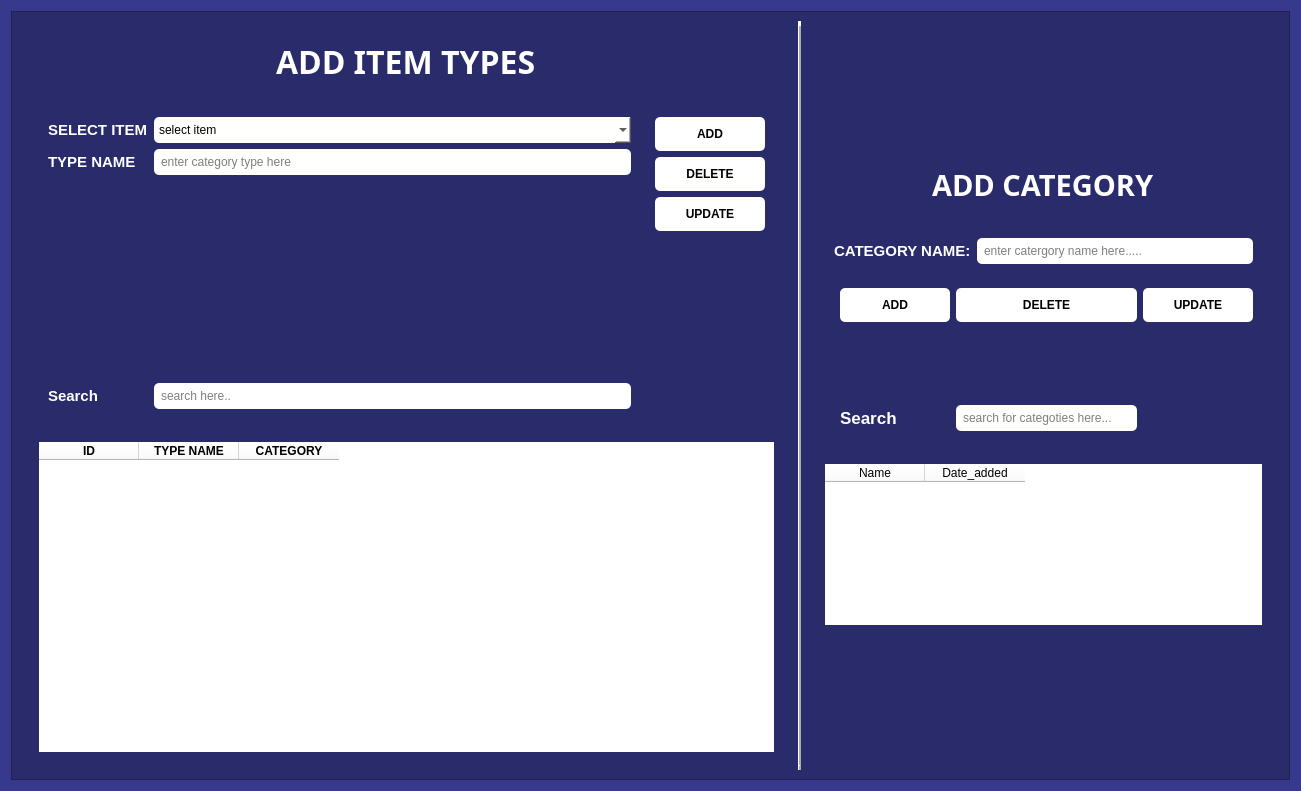
<?xml version="1.0" encoding="UTF-8"?>
<ui version="4.0">
 <class>Form</class>
 <widget class="QWidget" name="Form">
  <property name="geometry">
   <rect>
    <x>0</x>
    <y>0</y>
    <width>1301</width>
    <height>791</height>
   </rect>
  </property>
  <property name="windowTitle">
   <string>Form</string>
  </property>
  <property name="styleSheet">
   <string notr="true">/*background-color: rgb(88, 162, 157);*/
/*background-color: rgb(1, 142, 210);*/
background-color: rgba(44, 47, 134, 200);
color: rgb(255, 255, 255);</string>
  </property>
  <layout class="QHBoxLayout" name="horizontalLayout_4">
   <item>
    <widget class="QFrame" name="frame">
     <property name="styleSheet">
      <string notr="true">background-color: rgba(0, 0, 0, 60);</string>
     </property>
     <property name="frameShape">
      <enum>QFrame::StyledPanel</enum>
     </property>
     <property name="frameShadow">
      <enum>QFrame::Raised</enum>
     </property>
     <layout class="QHBoxLayout" name="horizontalLayout_5">
      <item>
       <widget class="QWidget" name="item_type" native="true">
        <property name="styleSheet">
         <string notr="true">background-color: none;
border: none</string>
        </property>
        <layout class="QVBoxLayout" name="verticalLayout_6">
         <item>
          <widget class="QFrame" name="frame_2">
           <property name="styleSheet">
            <string notr="true">background-color: none;
border: none;</string>
           </property>
           <property name="frameShape">
            <enum>QFrame::StyledPanel</enum>
           </property>
           <property name="frameShadow">
            <enum>QFrame::Raised</enum>
           </property>
           <layout class="QVBoxLayout" name="verticalLayout">
            <item alignment="Qt::AlignHCenter">
             <widget class="QLabel" name="label">
              <property name="maximumSize">
               <size>
                <width>16777215</width>
                <height>16777215</height>
               </size>
              </property>
              <property name="font">
               <font>
                <family>Quincy</family>
                <pointsize>24</pointsize>
                <bold>true</bold>
               </font>
              </property>
              <property name="text">
               <string>ADD ITEM TYPES</string>
              </property>
             </widget>
            </item>
           </layout>
          </widget>
         </item>
         <item>
          <widget class="QFrame" name="frame_3">
           <property name="styleSheet">
            <string notr="true">QComboBox{
	background-color: rgb(255, 255, 255);
	border-radius: 5px;
	padding: 5px;
	color: rgb(0, 0, 0);
}

QLineEdit{
	background-color: rgb(255, 255, 255);
	border-radius: 5px;
	padding: 5px;
	color: rgb(0, 0, 0);
}

QPushButton{
	background-color: rgb(255, 255, 255);
	border-radius: 5px;
	padding: 10px;
	color: rgb(0, 0, 0);
	width: 90px;
	font-weight: 900;
}

#frame_3{
background-color: none;
border: none;
}</string>
           </property>
           <property name="frameShape">
            <enum>QFrame::StyledPanel</enum>
           </property>
           <property name="frameShadow">
            <enum>QFrame::Raised</enum>
           </property>
           <layout class="QHBoxLayout" name="horizontalLayout_3">
            <item>
             <widget class="QFrame" name="frame_4">
              <property name="styleSheet">
               <string notr="true">background-color: none;
border: none;</string>
              </property>
              <property name="frameShape">
               <enum>QFrame::StyledPanel</enum>
              </property>
              <property name="frameShadow">
               <enum>QFrame::Raised</enum>
              </property>
              <layout class="QGridLayout" name="gridLayout_3">
               <item row="0" column="0">
                <layout class="QGridLayout" name="gridLayout_2">
                 <item row="0" column="1">
                  <widget class="QComboBox" name="select_category">
                   <property name="styleSheet">
                    <string notr="true">QComboBox{
	background-color: rgb(255, 255, 255);
	border-radius: 5px;
	padding: 5px;
	color: rgb(0, 0, 0);
	font: 11pt &quot;Manrope&quot;;
}

QComboBox::hover{
	background-color: rgb(255, 255, 255);
}

</string>
                   </property>
                   <property name="placeholderText">
                    <string>select item</string>
                   </property>
                  </widget>
                 </item>
                 <item row="3" column="0">
                  <widget class="QLabel" name="label_7">
                   <property name="font">
                    <font>
                     <pointsize>11</pointsize>
                     <bold>true</bold>
                    </font>
                   </property>
                   <property name="text">
                    <string>Search</string>
                   </property>
                  </widget>
                 </item>
                 <item row="1" column="1">
                  <widget class="QLineEdit" name="category_type_name">
                   <property name="styleSheet">
                    <string notr="true">QLineEdit{
	background-color: rgb(255, 255, 255);
	border-radius: 5px;
	padding: 5px;
	color: rgb(0, 0, 0);
	font: 11pt &quot;Manrope&quot;;
}</string>
                   </property>
                   <property name="placeholderText">
                    <string>enter category type here</string>
                   </property>
                  </widget>
                 </item>
                 <item row="0" column="0">
                  <widget class="QLabel" name="label_5">
                   <property name="font">
                    <font>
                     <pointsize>11</pointsize>
                     <bold>true</bold>
                    </font>
                   </property>
                   <property name="text">
                    <string>SELECT ITEM</string>
                   </property>
                  </widget>
                 </item>
                 <item row="1" column="0">
                  <widget class="QLabel" name="label_6">
                   <property name="font">
                    <font>
                     <pointsize>11</pointsize>
                     <bold>true</bold>
                    </font>
                   </property>
                   <property name="text">
                    <string>TYPE NAME</string>
                   </property>
                  </widget>
                 </item>
                 <item row="3" column="1">
                  <widget class="QLineEdit" name="search_item_type_bar">
                   <property name="styleSheet">
                    <string notr="true">QLineEdit{
	background-color: rgb(255, 255, 255);
	border-radius: 5px;
	padding: 5px;
	color: rgb(0, 0, 0);
	font: 800 12pt &quot;Manrope ExtraBold&quot;;
}</string>
                   </property>
                   <property name="placeholderText">
                    <string>search here..</string>
                   </property>
                  </widget>
                 </item>
                 <item row="2" column="1">
                  <spacer name="verticalSpacer_3">
                   <property name="orientation">
                    <enum>Qt::Vertical</enum>
                   </property>
                   <property name="sizeHint" stdset="0">
                    <size>
                     <width>20</width>
                     <height>40</height>
                    </size>
                   </property>
                  </spacer>
                 </item>
                </layout>
               </item>
              </layout>
             </widget>
            </item>
            <item>
             <widget class="QFrame" name="frame_5">
              <property name="styleSheet">
               <string notr="true">background-color: none;
border: none;</string>
              </property>
              <property name="frameShape">
               <enum>QFrame::StyledPanel</enum>
              </property>
              <property name="frameShadow">
               <enum>QFrame::Raised</enum>
              </property>
              <layout class="QFormLayout" name="formLayout_3">
               <item row="0" column="0">
                <layout class="QFormLayout" name="formLayout_2">
                 <item row="0" column="0">
                  <widget class="QPushButton" name="add_item_type">
                   <property name="styleSheet">
                    <string notr="true">QPushButton:hover {
                
	background-color: rgb(76, 80, 197);
}
QPushButton{
	background-color: rgb(255, 255, 255);
	border-radius: 5px;
	padding: 10px;
	color: rgb(0, 0, 0);
	width: 90px;
	font-weight: 900;
}</string>
                   </property>
                   <property name="text">
                    <string>ADD</string>
                   </property>
                   <property name="icon">
                    <iconset resource="../../static.qrc">
                     <normaloff>:/logo/images/plus_48px.png</normaloff>:/logo/images/plus_48px.png</iconset>
                   </property>
                   <property name="iconSize">
                    <size>
                     <width>32</width>
                     <height>32</height>
                    </size>
                   </property>
                  </widget>
                 </item>
                 <item row="1" column="0">
                  <widget class="QPushButton" name="delete_item_type">
                   <property name="styleSheet">
                    <string notr="true">QPushButton:hover {                
	background-color: rgb(76, 80, 197);
}
QPushButton{
	background-color: rgb(255, 255, 255);
	border-radius: 5px;
	padding: 10px;
	color: rgb(0, 0, 0);
	width: 90px;
	font-weight: 900;
}</string>
                   </property>
                   <property name="text">
                    <string>DELETE</string>
                   </property>
                   <property name="icon">
                    <iconset resource="../../static.qrc">
                     <normaloff>:/logo/images/delete_100px.png</normaloff>:/logo/images/delete_100px.png</iconset>
                   </property>
                   <property name="iconSize">
                    <size>
                     <width>32</width>
                     <height>32</height>
                    </size>
                   </property>
                  </widget>
                 </item>
                 <item row="2" column="0">
                  <widget class="QPushButton" name="edit_item_type">
                   <property name="styleSheet">
                    <string notr="true">QPushButton:hover {                
	background-color: rgb(76, 80, 197);
}

QPushButton{
	background-color: rgb(255, 255, 255);
	border-radius: 5px;
	padding: 10px;
	color: rgb(0, 0, 0);
	width: 90px;
	font-weight: 900;
}</string>
                   </property>
                   <property name="text">
                    <string>UPDATE</string>
                   </property>
                   <property name="icon">
                    <iconset resource="../../static.qrc">
                     <normaloff>:/logo/images/update_left_rotation_64px.png</normaloff>:/logo/images/update_left_rotation_64px.png</iconset>
                   </property>
                   <property name="iconSize">
                    <size>
                     <width>32</width>
                     <height>32</height>
                    </size>
                   </property>
                  </widget>
                 </item>
                </layout>
               </item>
              </layout>
             </widget>
            </item>
           </layout>
          </widget>
         </item>
         <item>
          <widget class="QFrame" name="frame_6">
           <property name="styleSheet">
            <string notr="true">#frame_3{
	background-color: rgb(255, 255, 255);
}

QTableWidget{
	background-color: rgb(255, 255, 255);
	color: rgb(0, 0, 0);
	
}
#frame_6{
background-color: none;
border: none;
}</string>
           </property>
           <property name="frameShape">
            <enum>QFrame::StyledPanel</enum>
           </property>
           <property name="frameShadow">
            <enum>QFrame::Raised</enum>
           </property>
           <layout class="QVBoxLayout" name="verticalLayout_2">
            <item>
             <widget class="QTableWidget" name="table_item_type_display">
              <property name="styleSheet">
               <string notr="true">color: rgb(0, 0, 0);
background-color: rgb(255, 255, 255);</string>
              </property>
              <column>
               <property name="text">
                <string>ID</string>
               </property>
               <property name="font">
                <font>
                 <bold>true</bold>
                </font>
               </property>
              </column>
              <column>
               <property name="text">
                <string>TYPE NAME</string>
               </property>
               <property name="font">
                <font>
                 <bold>true</bold>
                </font>
               </property>
              </column>
              <column>
               <property name="text">
                <string>CATEGORY</string>
               </property>
               <property name="font">
                <font>
                 <bold>true</bold>
                </font>
               </property>
              </column>
             </widget>
            </item>
           </layout>
          </widget>
         </item>
        </layout>
       </widget>
      </item>
      <item>
       <widget class="Line" name="line">
        <property name="font">
         <font>
          <bold>true</bold>
         </font>
        </property>
        <property name="autoFillBackground">
         <bool>false</bool>
        </property>
        <property name="styleSheet">
         <string notr="true">background-color: rgb(255, 255, 255);</string>
        </property>
        <property name="frameShadow">
         <enum>QFrame::Raised</enum>
        </property>
        <property name="lineWidth">
         <number>5</number>
        </property>
        <property name="orientation">
         <enum>Qt::Vertical</enum>
        </property>
       </widget>
      </item>
      <item>
       <widget class="QWidget" name="item_category" native="true">
        <property name="maximumSize">
         <size>
          <width>473</width>
          <height>496</height>
         </size>
        </property>
        <property name="styleSheet">
         <string notr="true">background-color: none;
border: none</string>
        </property>
        <layout class="QVBoxLayout" name="verticalLayout_5">
         <item>
          <widget class="QFrame" name="frame_7">
           <property name="styleSheet">
            <string notr="true">background-color: none;
border: none;</string>
           </property>
           <property name="frameShape">
            <enum>QFrame::StyledPanel</enum>
           </property>
           <property name="frameShadow">
            <enum>QFrame::Raised</enum>
           </property>
           <layout class="QHBoxLayout" name="horizontalLayout">
            <item alignment="Qt::AlignHCenter">
             <widget class="QLabel" name="label_2">
              <property name="maximumSize">
               <size>
                <width>16777215</width>
                <height>16777215</height>
               </size>
              </property>
              <property name="font">
               <font>
                <family>Quincy</family>
                <pointsize>22</pointsize>
                <bold>true</bold>
               </font>
              </property>
              <property name="text">
               <string>ADD CATEGORY</string>
              </property>
             </widget>
            </item>
           </layout>
          </widget>
         </item>
         <item>
          <widget class="QFrame" name="frame_8">
           <property name="styleSheet">
            <string notr="true">#frame_8{
background-color: none;
border: none;
}
QLineEdit{
	background-color: rgb(255, 255, 255);
	border-radius: 5px;
	padding: 5px;
	color: rgb(0, 0, 0);
}

QPushButton{
	background-color: rgb(255, 255, 255);
	border-radius: 5px;
	padding: 10px;
	color: rgb(0, 0, 0);
	width: 90px;
	font-weight: 900;
}</string>
           </property>
           <property name="frameShape">
            <enum>QFrame::StyledPanel</enum>
           </property>
           <property name="frameShadow">
            <enum>QFrame::Raised</enum>
           </property>
           <layout class="QVBoxLayout" name="verticalLayout_3">
            <item>
             <widget class="QFrame" name="frame_10">
              <property name="styleSheet">
               <string notr="true">background-color: none;
border: none;</string>
              </property>
              <property name="frameShape">
               <enum>QFrame::StyledPanel</enum>
              </property>
              <property name="frameShadow">
               <enum>QFrame::Raised</enum>
              </property>
              <layout class="QHBoxLayout" name="horizontalLayout_2">
               <item>
                <widget class="QLabel" name="label_3">
                 <property name="font">
                  <font>
                   <pointsize>11</pointsize>
                   <bold>true</bold>
                  </font>
                 </property>
                 <property name="text">
                  <string>CATEGORY NAME:</string>
                 </property>
                </widget>
               </item>
               <item>
                <widget class="QLineEdit" name="category_name">
                 <property name="styleSheet">
                  <string notr="true">QLineEdit{
	background-color: rgb(255, 255, 255);
	border-radius: 5px;
	padding: 5px;
	color: rgb(0, 0, 0);
	font: 800 12pt &quot;Manrope ExtraBold&quot;;
}</string>
                 </property>
                 <property name="placeholderText">
                  <string>enter catergory name here.....</string>
                 </property>
                </widget>
               </item>
              </layout>
             </widget>
            </item>
            <item>
             <widget class="QFrame" name="frame_9">
              <property name="styleSheet">
               <string notr="true">background-color: none;
border: none;</string>
              </property>
              <property name="frameShape">
               <enum>QFrame::StyledPanel</enum>
              </property>
              <property name="frameShadow">
               <enum>QFrame::Raised</enum>
              </property>
              <layout class="QFormLayout" name="formLayout_4">
               <item row="1" column="1">
                <layout class="QGridLayout" name="gridLayout">
                 <item row="1" column="2">
                  <widget class="QPushButton" name="edit_category">
                   <property name="styleSheet">
                    <string notr="true">QPushButton:hover {                
	background-color: rgb(76, 80, 197);
}

QPushButton:hover {                
	background-color: rgb(76, 80, 197);
}
QPushButton{
	background-color: rgb(255, 255, 255);
	border-radius: 5px;
	padding: 10px;
	color: rgb(0, 0, 0);
	width: 90px;
	font-weight: 900;
}</string>
                   </property>
                   <property name="text">
                    <string>UPDATE</string>
                   </property>
                   <property name="icon">
                    <iconset resource="../../static.qrc">
                     <normaloff>:/logo/images/update_left_rotation_64px.png</normaloff>:/logo/images/update_left_rotation_64px.png</iconset>
                   </property>
                   <property name="iconSize">
                    <size>
                     <width>32</width>
                     <height>32</height>
                    </size>
                   </property>
                  </widget>
                 </item>
                 <item row="4" column="1">
                  <widget class="QLineEdit" name="search_category_bar">
                   <property name="styleSheet">
                    <string notr="true">QLineEdit{
	background-color: rgb(255, 255, 255);
	border-radius: 5px;
	padding: 5px;
	color: rgb(0, 0, 0);
	font: 800 12pt &quot;Manrope ExtraBold&quot;;
}</string>
                   </property>
                   <property name="placeholderText">
                    <string>search for categoties here...</string>
                   </property>
                  </widget>
                 </item>
                 <item row="1" column="1">
                  <widget class="QPushButton" name="delete_category">
                   <property name="styleSheet">
                    <string notr="true">QPushButton:hover {                
	background-color: rgb(76, 80, 197);
}

QPushButton:hover {                
	background-color: rgb(76, 80, 197);
}
QPushButton{
	background-color: rgb(255, 255, 255);
	border-radius: 5px;
	padding: 10px;
	color: rgb(0, 0, 0);
	width: 90px;
	font-weight: 900;
}</string>
                   </property>
                   <property name="text">
                    <string>DELETE</string>
                   </property>
                   <property name="icon">
                    <iconset resource="../../static.qrc">
                     <normaloff>:/logo/images/delete_100px.png</normaloff>:/logo/images/delete_100px.png</iconset>
                   </property>
                   <property name="iconSize">
                    <size>
                     <width>32</width>
                     <height>32</height>
                    </size>
                   </property>
                  </widget>
                 </item>
                 <item row="4" column="0">
                  <widget class="QLabel" name="label_4">
                   <property name="font">
                    <font>
                     <pointsize>13</pointsize>
                     <bold>true</bold>
                    </font>
                   </property>
                   <property name="text">
                    <string>Search</string>
                   </property>
                  </widget>
                 </item>
                 <item row="2" column="1">
                  <spacer name="verticalSpacer_2">
                   <property name="orientation">
                    <enum>Qt::Vertical</enum>
                   </property>
                   <property name="sizeHint" stdset="0">
                    <size>
                     <width>20</width>
                     <height>49</height>
                    </size>
                   </property>
                  </spacer>
                 </item>
                 <item row="1" column="0">
                  <widget class="QPushButton" name="add_categoty">
                   <property name="styleSheet">
                    <string notr="true">QPushButton:hover {                
	background-color: rgb(76, 80, 197);
}
QPushButton:hover {                
	background-color: rgb(76, 80, 197);
}
QPushButton{
	background-color: rgb(255, 255, 255);
	border-radius: 5px;
	padding: 10px;
	color: rgb(0, 0, 0);
	width: 90px;
	font-weight: 900;
}</string>
                   </property>
                   <property name="text">
                    <string>ADD</string>
                   </property>
                   <property name="icon">
                    <iconset resource="../../static.qrc">
                     <normaloff>:/logo/images/plus_48px.png</normaloff>:/logo/images/plus_48px.png</iconset>
                   </property>
                   <property name="iconSize">
                    <size>
                     <width>32</width>
                     <height>32</height>
                    </size>
                   </property>
                  </widget>
                 </item>
                 <item row="3" column="1">
                  <spacer name="verticalSpacer">
                   <property name="orientation">
                    <enum>Qt::Vertical</enum>
                   </property>
                   <property name="sizeHint" stdset="0">
                    <size>
                     <width>20</width>
                     <height>59</height>
                    </size>
                   </property>
                  </spacer>
                 </item>
                </layout>
               </item>
              </layout>
             </widget>
            </item>
           </layout>
          </widget>
         </item>
         <item>
          <widget class="QFrame" name="frame_11">
           <property name="styleSheet">
            <string notr="true">background-color: none;
border: none;</string>
           </property>
           <property name="frameShape">
            <enum>QFrame::StyledPanel</enum>
           </property>
           <property name="frameShadow">
            <enum>QFrame::Raised</enum>
           </property>
           <layout class="QVBoxLayout" name="verticalLayout_4">
            <item>
             <widget class="QTableWidget" name="categor_table_display">
              <property name="styleSheet">
               <string notr="true">color: rgb(0, 0, 0);
background-color: rgb(255, 255, 255);
font: 700 9pt &quot;Segoe UI&quot;;</string>
              </property>
              <column>
               <property name="text">
                <string>Name</string>
               </property>
              </column>
              <column>
               <property name="text">
                <string>Date_added</string>
               </property>
              </column>
             </widget>
            </item>
           </layout>
          </widget>
         </item>
        </layout>
       </widget>
      </item>
     </layout>
    </widget>
   </item>
  </layout>
 </widget>
 <resources>
  <include location="../../static.qrc"/>
 </resources>
 <connections/>
</ui>
